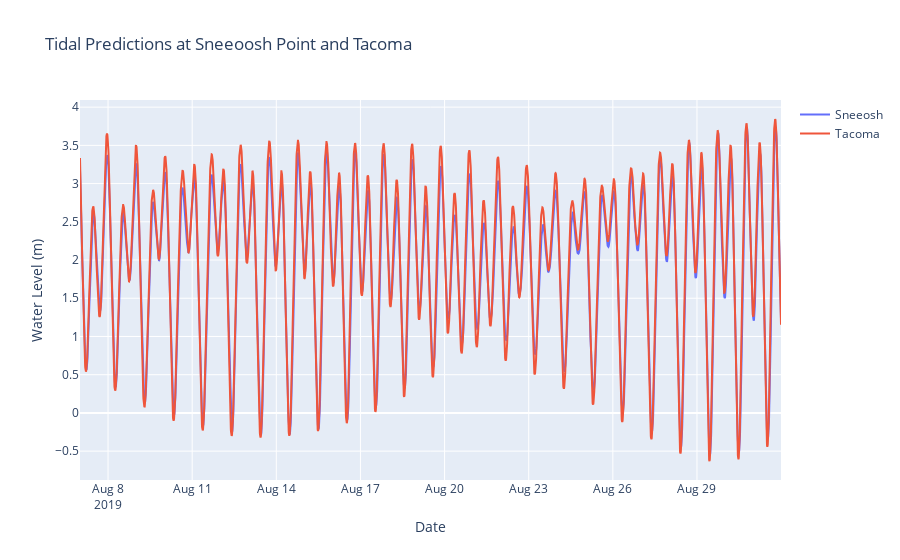

Notebook source saved alongside this figure:
### Code cell
import chart_studio.plotly as py
import plotly.graph_objs as go
%matplotlib inline

begin_date = '20190807'
end_date = '20190831'
Sne = tide(station='9448576',begin=begin_date,end=end_date,product = 'predictions')
Tac = tide(station='9446484',begin=begin_date,end=end_date,product = 'predictions')
# df = df1 - df

Sne.head()
Tac.head()

# Create traces
fig = go.Figure()
fig.add_trace(go.Scatter(x=Sne.index, y=Sne['x'],
                    mode='lines',
                    name='Sneeosh'))
fig.add_trace(go.Scatter(x=Tac.index, y=Tac['x'],
                    mode='lines',
                    name='Tacoma'))
# Edit the layout
fig.update_layout(title='Tidal Predictions at Sneeoosh Point and Tacoma',
                   xaxis_title='Date',
                   yaxis_title='Water Level (m)')

fig.show()

### Figure 1 — Plotly figure (JSON) as saved in the notebook; plotly's stock layout.template omitted (floating-point values rounded to 4 significant figures; data arrays with more than 128 entries replaced by an {"elided": "..."} marker saying what was removed)
{"data": [{"mode": "lines", "name": "Sneeosh", "type": "scatter", "x": {"elided": "6000 str values"}, "y": {"elided": "6000 float values"}}, {"mode": "lines", "name": "Tacoma", "type": "scatter", "x": {"elided": "6000 str values"}, "y": {"elided": "6000 float values"}}], "layout": {"title": {"text": "Tidal Predictions at Sneeoosh Point and Tacoma"}, "xaxis": {"title": {"text": "Date"}}, "yaxis": {"title": {"text": "Water Level (m)"}}}}
